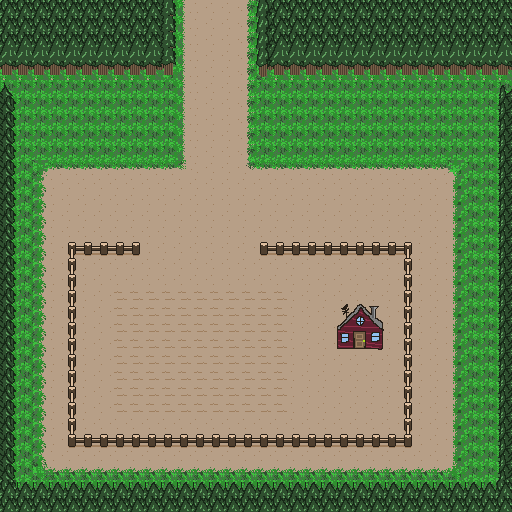

This is a level from a 2D game, rendered from its Tiled map with the project's own tilesets. A one-line summary and the complete map file follow:
An orthogonal 32x32 tile map with 16x16 px tiles, 1 tile layer (Tile Layer 1).

<map version="1.9" tiledversion="1.9.2" orientation="orthogonal" renderorder="right-down" width="32" height="32" tilewidth="16" tileheight="16" infinite="0" nextlayerid="2" nextobjectid="1">
 <editorsettings>
  <export target="../assets/homestead.csv" format="csv" />
 </editorsettings>
 <tileset firstgid="1" source="tiles.tsx" />
 <layer id="1" name="Tile Layer 1" width="32" height="32">
  <data encoding="csv">
31,31,31,31,31,31,31,31,31,31,21,56,36,36,36,54,19,31,31,31,31,31,31,31,31,31,31,31,31,31,31,31,
31,31,31,31,31,31,31,31,31,31,21,56,36,36,36,54,19,31,31,31,31,31,31,31,31,31,31,31,31,31,31,31,
31,31,31,31,31,31,31,31,31,31,21,56,36,36,36,54,19,31,31,31,31,31,31,31,31,31,31,31,31,31,31,31,
39,39,39,39,39,39,39,39,39,39,21,56,36,36,36,54,19,39,39,39,39,39,39,39,39,39,39,39,39,39,39,39,
28,28,28,28,28,28,28,28,28,28,29,56,36,36,36,54,27,28,28,28,28,28,28,28,28,28,28,28,28,28,28,28,
13,55,55,55,55,55,55,55,55,55,55,56,36,36,36,54,55,55,55,55,55,55,55,55,55,55,55,55,55,55,55,11,
32,55,55,55,55,55,55,55,55,55,55,56,36,36,36,54,55,55,55,55,55,55,55,55,55,55,55,55,55,55,55,30,
32,55,55,55,55,55,55,55,55,55,55,56,36,36,36,54,55,55,55,55,55,55,55,55,55,55,55,55,55,55,55,30,
32,55,55,55,55,55,55,55,55,55,55,56,36,36,36,54,55,55,55,55,55,55,55,55,55,55,55,55,55,55,55,30,
32,55,55,55,55,55,55,55,55,55,55,56,36,36,36,54,55,55,55,55,55,55,55,55,55,55,55,55,55,55,55,30,
32,55,43,63,63,63,63,63,63,63,63,64,36,36,36,62,63,63,63,63,63,63,63,63,63,63,63,63,45,55,55,30,
32,55,51,36,36,36,36,36,36,36,36,36,36,36,36,36,36,36,36,36,36,36,36,36,36,36,36,36,53,55,55,30,
32,55,51,36,36,36,36,36,36,36,36,36,36,36,36,36,36,36,36,36,36,36,36,36,36,36,36,36,53,55,55,30,
32,55,51,36,36,36,36,36,36,36,36,36,36,36,36,36,36,36,36,36,36,36,36,36,36,36,36,36,53,55,55,30,
32,55,51,36,36,36,36,36,36,36,36,36,36,36,36,36,36,36,36,36,36,36,36,36,36,36,36,36,53,55,55,30,
32,55,51,36,18,3,3,3,4,36,36,36,36,36,36,36,10,3,3,3,3,3,3,3,3,2,36,36,53,55,55,30,
32,55,51,36,17,36,36,36,36,36,36,36,36,36,36,36,36,36,36,36,36,36,36,36,36,17,36,36,53,55,55,30,
32,55,51,36,17,36,36,36,36,36,36,36,36,36,36,36,36,36,36,36,36,36,36,36,36,17,36,36,53,55,55,30,
32,55,51,36,17,36,36,41,41,41,41,41,41,41,41,41,41,41,36,36,36,36,36,36,36,17,36,36,53,55,55,30,
32,55,51,36,17,36,36,41,41,41,41,41,41,41,41,41,41,41,36,36,36,6,7,8,36,17,36,36,53,55,55,30,
32,55,51,36,17,36,36,41,41,41,41,41,41,41,41,41,41,41,36,36,36,14,15,16,36,17,36,36,53,55,55,30,
32,55,51,36,17,36,36,41,41,41,41,41,41,41,41,41,41,41,36,36,36,22,23,24,36,17,36,36,53,55,55,30,
32,55,51,36,17,36,36,41,41,41,41,41,41,41,41,41,41,41,36,36,36,36,33,36,36,17,36,36,53,55,55,30,
32,55,51,36,17,36,36,41,41,41,41,41,41,41,41,41,41,41,36,36,36,36,36,36,36,17,36,36,53,55,55,30,
32,55,51,36,17,36,36,41,41,41,41,41,41,41,41,41,41,41,36,36,36,36,36,36,36,17,36,36,53,55,55,30,
32,55,51,36,17,36,36,41,41,41,41,41,41,41,41,41,41,41,36,36,36,36,36,36,36,17,36,36,53,55,55,30,
32,55,51,36,17,36,36,36,36,36,36,36,36,36,36,36,36,36,36,36,36,36,36,36,36,17,36,36,53,55,55,30,
32,55,51,36,26,3,3,3,3,3,3,3,3,3,3,3,3,3,3,3,3,3,3,3,3,5,36,36,53,55,55,30,
32,55,51,36,36,36,36,36,36,36,36,36,36,36,36,36,36,36,36,36,36,36,36,36,36,36,36,36,53,55,55,30,
32,55,59,60,60,60,60,60,60,60,60,60,60,60,60,60,60,60,60,60,60,60,60,60,60,60,60,60,61,55,55,30,
31,12,12,12,12,12,12,12,12,12,12,12,12,12,12,12,12,12,12,12,12,12,12,12,12,12,12,12,12,12,12,31,
31,31,31,31,31,31,31,31,31,31,31,31,31,31,31,31,31,31,31,31,31,31,31,31,31,31,31,31,31,31,31,31
</data>
 </layer>
</map>